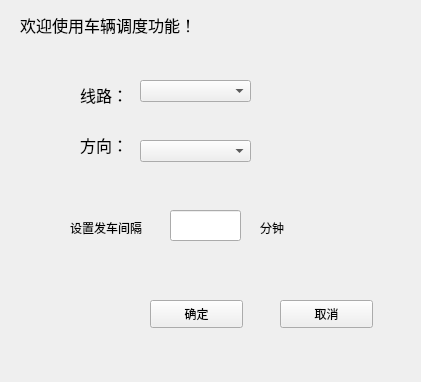
<?xml version="1.0" encoding="UTF-8"?>
<ui version="4.0">
 <class>subSchedule_Widget</class>
 <widget class="QWidget" name="subSchedule_Widget">
  <property name="geometry">
   <rect>
    <x>0</x>
    <y>0</y>
    <width>421</width>
    <height>382</height>
   </rect>
  </property>
  <property name="windowTitle">
   <string>Form</string>
  </property>
  <widget class="QLabel" name="label">
   <property name="geometry">
    <rect>
     <x>20</x>
     <y>0</y>
     <width>261</width>
     <height>51</height>
    </rect>
   </property>
   <property name="text">
    <string>&lt;html&gt;&lt;head/&gt;&lt;body&gt;&lt;p&gt;&lt;span style=&quot; font-size:12pt;&quot;&gt;欢迎使用车辆调度功能！&lt;/span&gt;&lt;/p&gt;&lt;/body&gt;&lt;/html&gt;</string>
   </property>
  </widget>
  <widget class="QLabel" name="label_2">
   <property name="geometry">
    <rect>
     <x>80</x>
     <y>80</y>
     <width>72</width>
     <height>31</height>
    </rect>
   </property>
   <property name="text">
    <string>&lt;html&gt;&lt;head/&gt;&lt;body&gt;&lt;p&gt;&lt;span style=&quot; font-size:12pt;&quot;&gt;线路：&lt;/span&gt;&lt;/p&gt;&lt;/body&gt;&lt;/html&gt;</string>
   </property>
  </widget>
  <widget class="QLabel" name="label_3">
   <property name="geometry">
    <rect>
     <x>80</x>
     <y>110</y>
     <width>72</width>
     <height>71</height>
    </rect>
   </property>
   <property name="text">
    <string>&lt;html&gt;&lt;head/&gt;&lt;body&gt;&lt;p&gt;&lt;span style=&quot; font-size:12pt;&quot;&gt;方向：&lt;/span&gt;&lt;/p&gt;&lt;/body&gt;&lt;/html&gt;</string>
   </property>
  </widget>
  <widget class="QComboBox" name="lineComboBox">
   <property name="geometry">
    <rect>
     <x>140</x>
     <y>80</y>
     <width>111</width>
     <height>22</height>
    </rect>
   </property>
  </widget>
  <widget class="QComboBox" name="directionComboBox">
   <property name="geometry">
    <rect>
     <x>140</x>
     <y>140</y>
     <width>111</width>
     <height>22</height>
    </rect>
   </property>
  </widget>
  <widget class="QLabel" name="label_6">
   <property name="geometry">
    <rect>
     <x>260</x>
     <y>220</y>
     <width>72</width>
     <height>15</height>
    </rect>
   </property>
   <property name="text">
    <string>分钟</string>
   </property>
  </widget>
  <widget class="QLabel" name="label_7">
   <property name="geometry">
    <rect>
     <x>70</x>
     <y>220</y>
     <width>141</width>
     <height>16</height>
    </rect>
   </property>
   <property name="text">
    <string>设置发车间隔</string>
   </property>
  </widget>
  <widget class="QLineEdit" name="handLineEdit">
   <property name="geometry">
    <rect>
     <x>170</x>
     <y>210</y>
     <width>71</width>
     <height>31</height>
    </rect>
   </property>
  </widget>
  <widget class="QPushButton" name="handButton">
   <property name="geometry">
    <rect>
     <x>150</x>
     <y>300</y>
     <width>93</width>
     <height>28</height>
    </rect>
   </property>
   <property name="text">
    <string>确定</string>
   </property>
  </widget>
  <widget class="QPushButton" name="cancelButton">
   <property name="geometry">
    <rect>
     <x>280</x>
     <y>300</y>
     <width>93</width>
     <height>28</height>
    </rect>
   </property>
   <property name="text">
    <string>取消</string>
   </property>
  </widget>
 </widget>
 <resources/>
 <connections/>
</ui>
